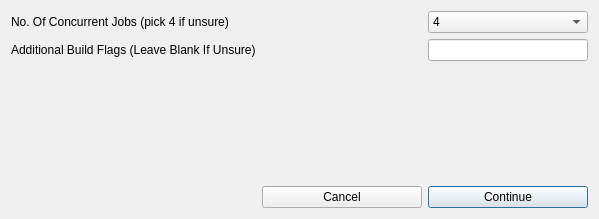
<?xml version="1.0" encoding="UTF-8"?>
<ui version="4.0">
 <class>BuildFlagsDialog</class>
 <widget class="QDialog" name="BuildFlagsDialog">
  <property name="geometry">
   <rect>
    <x>0</x>
    <y>0</y>
    <width>599</width>
    <height>219</height>
   </rect>
  </property>
  <property name="windowTitle">
   <string>Set Misc. Options</string>
  </property>
  <layout class="QGridLayout" name="gridLayout">
   <item row="2" column="0">
    <widget class="QLabel" name="l_flags">
     <property name="text">
      <string>Additional Build Flags (Leave Blank If Unsure)</string>
     </property>
    </widget>
   </item>
   <item row="1" column="2">
    <widget class="QComboBox" name="jobs">
     <item>
      <property name="text">
       <string>4</string>
      </property>
     </item>
     <item>
      <property name="text">
       <string>1</string>
      </property>
     </item>
     <item>
      <property name="text">
       <string>2</string>
      </property>
     </item>
     <item>
      <property name="text">
       <string>8</string>
      </property>
     </item>
     <item>
      <property name="text">
       <string>10</string>
      </property>
     </item>
     <item>
      <property name="text">
       <string>12</string>
      </property>
     </item>
     <item>
      <property name="text">
       <string>16</string>
      </property>
     </item>
    </widget>
   </item>
   <item row="3" column="1">
    <spacer name="vertical_spacer">
     <property name="orientation">
      <enum>Qt::Vertical</enum>
     </property>
     <property name="sizeHint" stdset="0">
      <size>
       <width>20</width>
       <height>40</height>
      </size>
     </property>
    </spacer>
   </item>
   <item row="1" column="0" colspan="2">
    <widget class="QLabel" name="l_jobs">
     <property name="text">
      <string>No. Of Concurrent Jobs (pick 4 if unsure)</string>
     </property>
    </widget>
   </item>
   <item row="2" column="2">
    <widget class="QLineEdit" name="flags"/>
   </item>
   <item row="2" column="1">
    <spacer name="horizontalSpacer">
     <property name="orientation">
      <enum>Qt::Horizontal</enum>
     </property>
     <property name="sizeHint" stdset="0">
      <size>
       <width>40</width>
       <height>20</height>
      </size>
     </property>
    </spacer>
   </item>
   <item row="4" column="2">
    <widget class="QPushButton" name="start_build">
     <property name="text">
      <string>Continue</string>
     </property>
    </widget>
   </item>
   <item row="4" column="1">
    <widget class="QPushButton" name="b_cancel">
     <property name="text">
      <string>Cancel</string>
     </property>
    </widget>
   </item>
  </layout>
 </widget>
 <resources/>
 <connections>
  <connection>
   <sender>start_build</sender>
   <signal>clicked()</signal>
   <receiver>BuildFlagsDialog</receiver>
   <slot>start_build()</slot>
   <hints>
    <hint type="sourcelabel">
     <x>592</x>
     <y>212</y>
    </hint>
    <hint type="destinationlabel">
     <x>65</x>
     <y>261</y>
    </hint>
   </hints>
  </connection>
  <connection>
   <sender>b_cancel</sender>
   <signal>clicked()</signal>
   <receiver>BuildFlagsDialog</receiver>
   <slot>b_cancel()</slot>
   <hints>
    <hint type="sourcelabel">
     <x>369</x>
     <y>198</y>
    </hint>
    <hint type="destinationlabel">
     <x>184</x>
     <y>162</y>
    </hint>
   </hints>
  </connection>
 </connections>
 <slots>
  <slot>start_build()</slot>
  <slot>b_cancel()</slot>
 </slots>
</ui>
